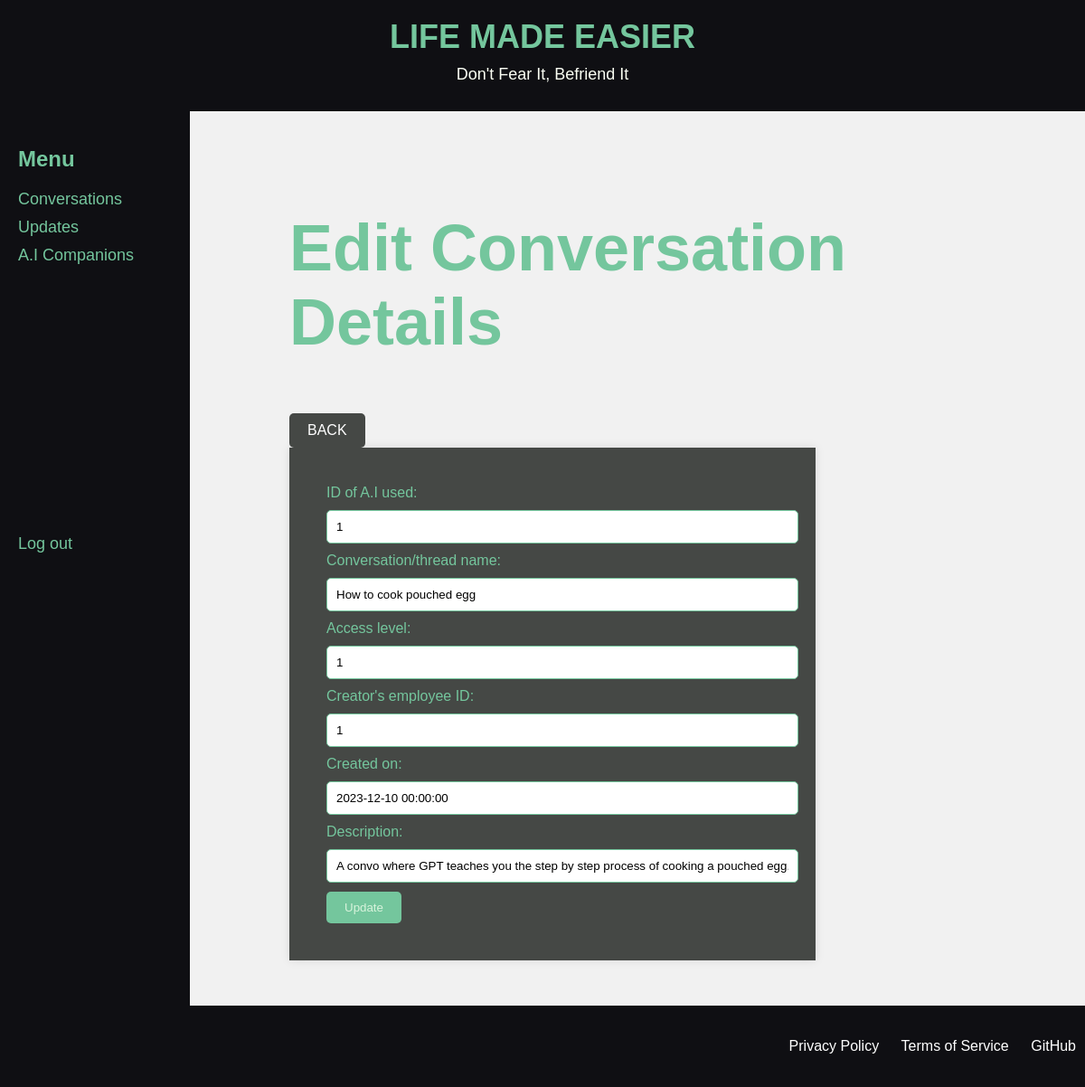
Screenshot of /conversations_edit.php?id=1 with the database file from the repository.
### tables this page shows
CREATE TABLE `ai_conversations` (
  `id` int NOT NULL AUTO_INCREMENT,
  `ai_used` int NOT NULL,
  `conversation_name` text NOT NULL,
  `access_level` int NOT NULL,
  `created_by` int NOT NULL,
  `created_on` datetime NOT NULL,
  `description` text NOT NULL,
  PRIMARY KEY (`id`),
  KEY `'fk_ai_conversations_employees'_idx` (`created_by`),
  KEY `'fk_ai_conversations_artificial_intelligence_used'_idx` (`ai_used`),
  CONSTRAINT `'fk_ai_conversations_artificial_intelligence_used'` FOREIGN KEY (`ai_used`) REFERENCES `artificial_intelligence_used` (`id`),
  CONSTRAINT `'fk_ai_conversations_employees'` FOREIGN KEY (`created_by`) REFERENCES `employees` (`idemployees`)
);

### conversations.php (called while the page is built, shortened)
<?php
class Conversations {
    private $db;
    public function __construct($db) {
        $this->db = $db;
    }
    public function read($id) {
        try {
            $connection = $this->db->getConnection();
            $sql = "SELECT * FROM mydb.ai_conversations WHERE id = :id";
            $stmt = $connection->prepare($sql);
            $stmt->bindValue(':id', $id);
            $stmt->execute();
            $convoData = $stmt->fetch(PDO::FETCH_ASSOC);
            return $convoData;
        } catch (PDOException $e) {
            echo "Error: " . $e->getMessage();
            throw $e;
        }
    }
}
?>

### conversations_edit.php (the view, shortened to what this page needs)
<?php
include_once("conversations.php");
if (isset($_GET['id'])) {
    $id = $_GET['id'];
    $db = new Database();
    $conversations = new Conversations($db);
    $conversations_Data = $conversations->read($id);
}
?>
<!DOCTYPE html>
<html>
<head>
    <link rel="stylesheet" type="text/css" href="styles.css">
</head>
<body>
    <?php include('navbar.php'); ?>
    <div class="content">
    <h2>Edit Conversation Details</h2>
    <a class="button-link" href="conversations.view.php">BACK</a>
    <form action="" method="post">
        <label for="ai_used">ID of A.I used:</label>
        <input type="text" name="ai_used" id="ai_used" value="<?php echo $conversations_Data['ai_used']; ?>">
        <label for="conversation_name">Conversation/thread name:</label>
        <input type="text" name="conversation_name" id="conversation_name" value="<?php echo $conversations_Data['conversation_name']; ?>">
        <label for="access_level">Access level:</label>
        <input type="text" name="access_level" id="access_level" value="<?php echo $conversations_Data['access_level']; ?>">
        <label for="created_by">Creator's employee ID:</label>
        <input type="text" name="created_by" id="created_by" value="<?php echo $conversations_Data['created_by']; ?>">
        <label for="created_on">Created on:</label>
        <input type="text" name="created_on" id="created_on" value="<?php echo $conversations_Data['created_on']; ?>">
        <label for="description">Description:</label>
        <input type="text" name="description" id="description" value="<?php echo $conversations_Data['description']; ?>">
        <input type="submit" value="Update">
    </form>
    </div>
</body>
</html>

### styles.css (style rules this page uses)
.content { margin-left: 270px; padding: 50px; }
body { font-family: Arial, sans-serif; background-color: #f1f1f1; background-size: cover; background-position: center; background-repeat: no-repeat; color: #333; margin: 0; padding: 0; }
h1 { color: #74C69D; }
h2 { font-size: 72px; color: #74C69D; }
form { background-color: #454845; border: 1px solid #454845; padding: 40px; box-shadow: 0 0 10px rgba(0, 0, 0, 0.1); width: 500px; }
label { display: block; margin-bottom: 10px; color: #74C69D; }
input[type="text"], input[type="date"], select { width: 100%; padding: 10px; margin-bottom: 10px; border: 1px solid #74C69D; border-radius: 5px; }
input[type="submit"] { background-color: #74C69D; color: #D8F3DC; padding: 10px 20px; border: none; border-radius: 5px; cursor: pointer; }
header { background-color: #0f0f13; color: #fbfff4; padding: 20px 0; text-align: center; }
.header-content { display: flex; flex-direction: column; justify-content: center; align-items: center; }
.header-content h1 { font-size: 36px; margin: 0; }
.header-content p { font-size: 18px; margin: 10px 0; }
.button-link { display: inline-block; padding: 10px 20px; background-color: #454845; color: #fff; text-decoration: none; border: none; border-radius: 5px; cursor: pointer; transition: background-color 0.3s; }
footer { background-color: #0f0f13; color: #fff; padding: 20px 0; text-align: center; }
.footer-content { display: flex; justify-content: space-between; align-items: center; }
.footer-links { list-style: none; padding: 0; }
.footer-links li { display: inline; margin: 0 10px; }
.footer-links a { text-decoration: none; color: #fff; }

### rows the page displays
ai_conversations: ai_used "1", conversation_name "How to cook pouched egg", access_level "1", created_by "1", created_on "2023-12-10 00:00:00", description "A convo where GPT teaches you the step by step process of cooking a pouched egg."
